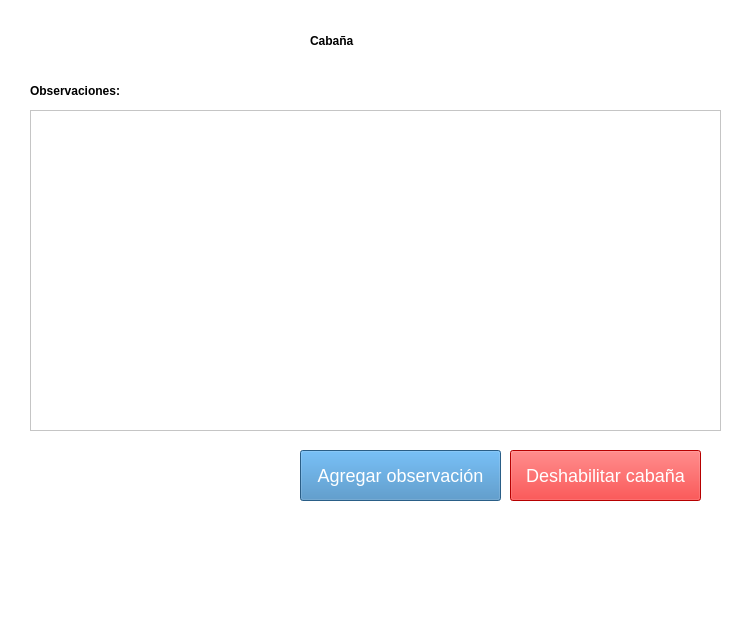
<?xml version="1.0" encoding="UTF-8"?>
<ui version="4.0">
 <class>Form</class>
 <widget class="QWidget" name="Form">
  <property name="geometry">
   <rect>
    <x>0</x>
    <y>0</y>
    <width>749</width>
    <height>620</height>
   </rect>
  </property>
  <property name="windowTitle">
   <string>Form</string>
  </property>
  <property name="styleSheet">
   <string notr="true">background-color: rgb(255, 255, 255);</string>
  </property>
  <widget class="QTableWidget" name="obs">
   <property name="geometry">
    <rect>
     <x>30</x>
     <y>110</y>
     <width>691</width>
     <height>321</height>
    </rect>
   </property>
  </widget>
  <widget class="QPushButton" name="deshabilitar">
   <property name="geometry">
    <rect>
     <x>510</x>
     <y>450</y>
     <width>191</width>
     <height>51</height>
    </rect>
   </property>
   <property name="styleSheet">
    <string notr="true">background-color: #FF0000;
font-size: 18px;
/*border-radius: 8px;*/
color: #FFFFFF;</string>
   </property>
   <property name="text">
    <string>Deshabilitar cabaña</string>
   </property>
  </widget>
  <widget class="QPushButton" name="add_obs">
   <property name="geometry">
    <rect>
     <x>300</x>
     <y>450</y>
     <width>201</width>
     <height>51</height>
    </rect>
   </property>
   <property name="styleSheet">
    <string notr="true">background-color: #3B83BD;
font-size: 18px;
/*border-radius: 8px;*/
color: #FFFFFF;</string>
   </property>
   <property name="text">
    <string>Agregar observación</string>
   </property>
  </widget>
  <widget class="QLabel" name="label_3">
   <property name="geometry">
    <rect>
     <x>310</x>
     <y>30</y>
     <width>91</width>
     <height>21</height>
    </rect>
   </property>
   <property name="sizePolicy">
    <sizepolicy hsizetype="Maximum" vsizetype="Maximum">
     <horstretch>0</horstretch>
     <verstretch>0</verstretch>
    </sizepolicy>
   </property>
   <property name="styleSheet">
    <string notr="true">font: 57 18pt &quot;Ubuntu&quot;;
font-weight:bold;</string>
   </property>
   <property name="text">
    <string>Cabaña</string>
   </property>
  </widget>
  <widget class="QLabel" name="label_5">
   <property name="geometry">
    <rect>
     <x>30</x>
     <y>80</y>
     <width>139</width>
     <height>22</height>
    </rect>
   </property>
   <property name="sizePolicy">
    <sizepolicy hsizetype="Maximum" vsizetype="Maximum">
     <horstretch>0</horstretch>
     <verstretch>0</verstretch>
    </sizepolicy>
   </property>
   <property name="styleSheet">
    <string notr="true">font: 57 14pt &quot;Ubuntu&quot;;
font-weight:bold;</string>
   </property>
   <property name="text">
    <string>Observaciones:</string>
   </property>
  </widget>
 </widget>
 <resources/>
 <connections/>
</ui>
